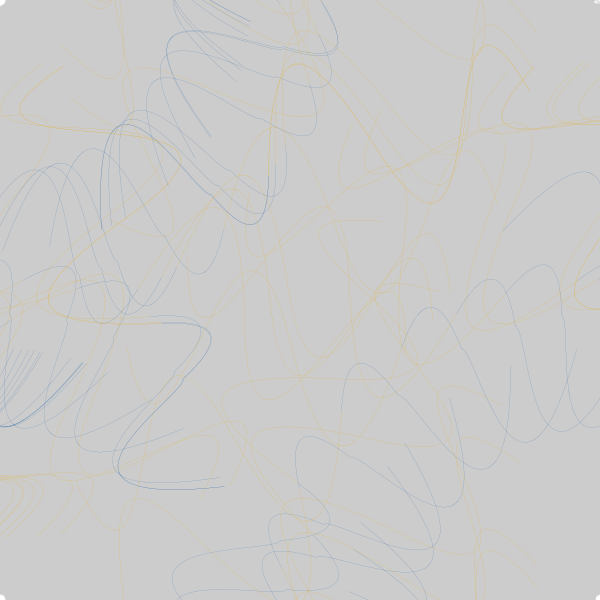
Frame 1 (no input)
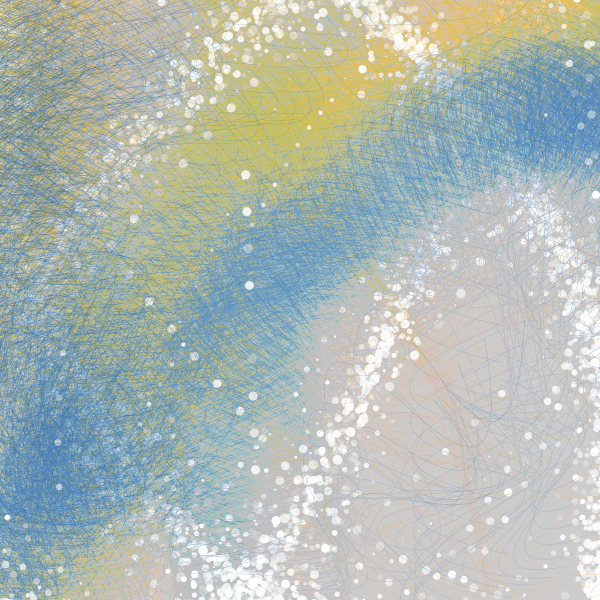
Frame 60 (the mouse pressed at the canvas centre just before this capture)
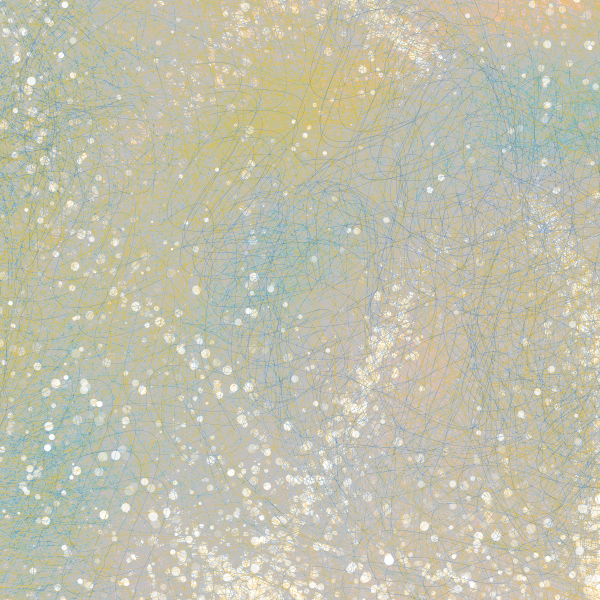
Frame 120 (the mouse held since frame 60 and released just before this capture)

The Processing sketch that drew these frames (run headless with seeded random() and noise(); from frame 60 on, the mouse is pressed at the canvas centre):

// Processing sketch: SwarmArt6
// ── SwarmArt6.pde
// Swarm Art 6
// Found at: https://www.openprocessing.org/sketch/494768
// Runs under Processing and Processingjs

//import processing.pdf.*; //import PDF creating library 

float e = 150; //creating a smaller square

Swarm swarm;

void setup() {
  size(600, 600);

  swarm = new Swarm();
  // Adding bots into the system - 4 groups of swarms of 75 in various places
  for (int i = 0; i < 75; i++) {
    swarm.addBot(new Bot(0,600));
    swarm.addBot(new Bot(600,0));
    swarm.addBot(new Bot(0,0));
    swarm.addBot(new Bot(600,600));
   
    
    
    
  
    
  }
  
  //  beginRecord(PDF,"swarmart1a.pdf"); //start recording the PDF into filename swarm art 1

}

void draw() {
  //background(60,50,50);
  stroke(200);
  noStroke();
  rectMode (CENTER); 
  fill (255,255,255,2);
  rect (0,0,1200,1200);
 // rect (width/2, height/2, width-e*2, height-e*2);
  swarm.run();
}




// The Swarm class is compiled of bot objects

class Swarm {
  ArrayList<Bot> bots; // Creating An ArrayList for all the bots

  Swarm() {
    bots = new ArrayList<Bot>(); // Initializing ArrayList
  }

  void run() {
    for (Bot b : bots) {
      b.run(bots);  // Passing the entire list of bots to each boid individually
    }
  }

  void addBot(Bot b) { //function to add bots into swarm
    bots.add(b);
  }
}




// The Bot class within the Swarm class -  ArrayList<Bot> bots
// create class adding floats/PVectors 
// Introduce PVectors that will be used to construct Alignment, Cohesion and Separation Vectors

class Bot { 

  PVector position;
  PVector x; 
  PVector velocity;
  PVector acceleration;
  float r;
  float maxforce;    // Maximum force exerted when steering (shorter or longer routes)
  float maxspeed;    // Maximum speed bot can travel 

  Bot(float x, float y) {              // construct the bot 
    acceleration = new PVector(0, 0);  // introduce acceleration as empty PVector
    float angle = random(TWO_PI);      // creating a random angle to create 'wandering' bot
    velocity = new PVector(cos(angle),sin(angle));  // apply random angle to velocity
    position = new PVector(x, y);      // create position.x / position.y PVectors 
    r = r + random(10);                             // this will be used to control the size of the bot
    
    maxspeed = 100;                    // will be used to limit velocity once it sees target
    maxforce = 2.5;                    // how much swerve towards the target - how direct
    
  }

  void run(ArrayList<Bot> bots) { //listing functions to run within boid class
    swarm(bots); //applying separate/cohesion/alignment forces
    update(); //updating movements of bots
    checkedges(); //to make them stay in the box - but you want them to steer away from boid
    render(); //the look of the bots
  }

  void applyForce(PVector force) {
    acceleration.add(force);
  }

  // acceleration changes each time based on three rules
  void swarm(ArrayList<Bot> bots) {
    PVector sep = separate(bots);   // Separation - avoid coliding with neighbours
    PVector ali = align(bots);      // Alignment - steer same direction as neighbours
    PVector coh = cohesion(bots); // Cohesion - steer towards the centre of neighbours


    // Weight each of the forces made above with multiply
    sep.mult(10); //how far apart
    ali.mult(2.0); // direction
    coh.mult(0.5); //steering towards neighbour centre
    
    // Apply all of the forces created above 
    applyForce(sep);
    applyForce(ali);
    applyForce(coh);
  }

  // updating the position of bot
  void update() {
    velocity.add(acceleration); // Update the velocity - adding accelleration
    velocity.limit(maxspeed); // adding maxspeed to velocity - the fastest it will go once it sees target
    position.add(velocity); //adding velocity to positon - make bots move
    acceleration.mult(0); // Change acceleration to 0 after it's met it's target
   
  }

  // Using seek/target methods this calculates and 
  // applies a steering force towards a target 
  PVector seek(PVector target) {
    PVector desired = PVector.sub(target, position);  // subtracting target from postion creates 
    //A vector pointing from the position to the target
    desired.normalize(); //once this is calculated we normalise - vector = 1
    desired.mult(maxspeed); //and apply maximum speed to reach target

    // implement the formula for Steering = Desired velocity minus Velocity 
    PVector steer = PVector.sub(desired, velocity); //sub is subtract
    steer.limit(maxforce);  // Limit to maximum steering force
    return steer; // return the PVector 
    
  }

  void render() {
    // Draw a triangle (one bot) rotated in the direction of its velocity
    float theta = velocity.heading();
    float cellred,cellgreen, cellblue;
    float alpha;
    
    
    cellred = 255 ;
    cellblue = 255;
    cellgreen = 255;
  
    alpha = random(255); //creating changing transparency
    
    // adding in bezier curves instead of triangles for bots 
    // creating sketch like wave mappings of bots movement 
   
    fill(cellred,cellgreen,cellblue,alpha);
    stroke(cellred, cellgreen, cellblue,alpha);
    strokeWeight(0.1);
    pushMatrix();
    translate(position.x, position.y);
    rotate(theta);
    ellipse(0, 0,r,r);
    noFill();
    stroke (32,98,164);
    bezier (25,250,80,40,125,250,140,250); // this line creates a curve 
    bezier (140,250,160,300,180,310, 200,250);
    stroke (235,171,0);
   bezier (200,250, 250,100, 280, 140, 310,250);
   bezier (310,250, 370,500, 430,40, 475,250); 
    popMatrix();
    
    
    
    
    
  }



  void checkedges () { // stopping bots from leaving canvas
    
     PVector desired = null;

    if (position.x < e) {
      desired = new PVector(maxspeed, velocity.y);
    } 
    else if (position.x > width -e) {
      desired = new PVector(-maxspeed, velocity.y);
    } 

    if (position.y < e) {
      desired = new PVector(velocity.x, maxspeed);
    } 
    else if (position.y > height-e) {
      desired = new PVector(velocity.x, -maxspeed);
    } 

    if (desired != null) {
      desired.normalize();
      desired.mult(maxspeed);
      PVector steer = PVector.sub(desired, velocity);
      steer.limit(maxforce);
      applyForce(steer);
    }
                                
  }







// Separation
// Method checks for nearby bots and steers away
PVector separate (ArrayList <Bot> bots) {
  float desiredseparation = 10.0; // the bots will know any further than this is too close
  PVector steer = new PVector(0, 0, 0);
  int count = 0;

  ///// For every boid in the system, check if it's too close
  for (Bot other : bots) {
    float d = PVector.dist(position, other.position);
    //bot assesses how close the other bots are above 
    //and then will point away 
    // If the distance is greater than 0 and less than the desired separation the bot will point away 
    // by using zero it makes sure the bot doesn't separate from itself
    if ((d > 0) && (d < desiredseparation)) {
      // Calculate vector pointing away from neighbor
      PVector diff = PVector.sub(position, other.position);
      diff.normalize();   // normalize keeps the vector direction but changes length to 1
      diff.div(d);        // Weight by distance
      steer.add(diff);     // adding all the vectors of nearby bots together
      count++;            // Keep track of how many bots are around in order to calculate the average
    }
  }
  // by saying "if" more than zero - it makes sure that it doesn't change anything if nothing 
  // is too close
  if (count > 0) {
    steer.div((float)count); //divide by the velocity of the other bots
  }

  // so if the average is greater than 0 then it can go ahead and move in the desired direction
  // at maximum speed 
  if (steer.mag() > 50) {
    // Reynolds formula for steering: Steering = Desired - Velocity
    steer.setMag(maxspeed);
    steer.sub(velocity); 
    steer.limit(maxforce);
  }
  return steer;
}

// Alignment
//  calculate average velocity of nearby bots in system
PVector align (ArrayList<Bot> bots) {
  float neighbordist = 0.5; 
  PVector sum = new PVector(0, 0);
  int count = 0;
  for (Bot other : bots) {
    float d = PVector.dist(position, other.position);
    if ((d > 0) && (d < neighbordist)) {
      sum.add(other.velocity);
      count++;
    }
  }
  if (count > 40) {
    sum.div((float)count);
    sum.normalize();
    sum.mult(maxspeed);
    PVector steer = PVector.sub(sum, velocity);
    steer.limit(maxforce);
    return steer;
  } else {
    return new PVector(0, 0); 
  }
}

// Cohesion
// calculates the steering direction by counting the average position of all nearby bots (the centre of bots)
PVector cohesion (ArrayList<Bot> bots) {
  float neighbordist = 50;
  PVector sum = new PVector(0, 0);   // Start with empty vector to accumulate all positions
  int count = 0;
  for (Bot other : bots) {
    float d = PVector.dist(position, other.position);
    if ((d > 0) && (d < neighbordist)) {
      sum.add(other.position); // Adding up all the positions of other bots
      count++;
    }
  }
  if (count > 0) {
    sum.div(count);
    return seek(sum);  // Steer towards the position
  } else {
    return new PVector(0, 0);
  }
}
}

void keyPressed() { //if r is pressed a new PDF of a snapshot of what is one the screen is created
  if (key=='r') {
    endRecord();
  }
}
